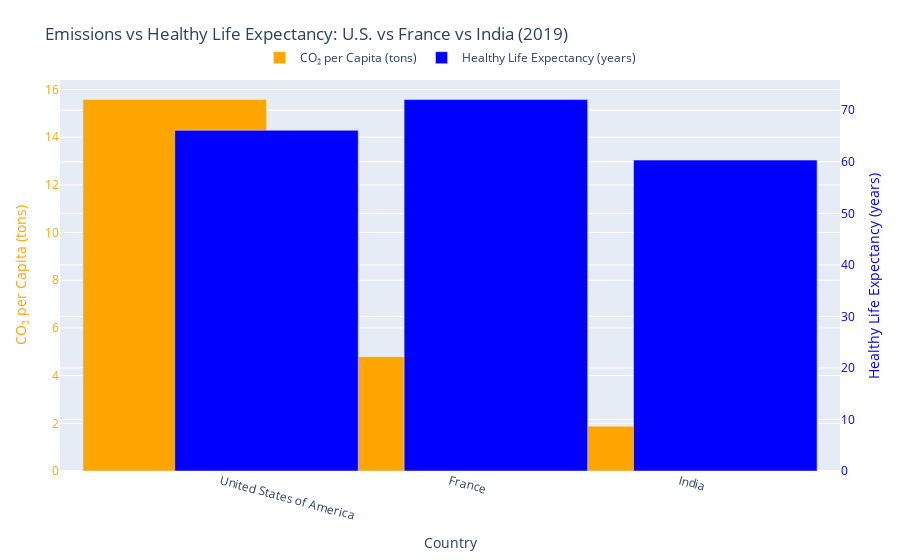

Source (notebook cell):
### Code cell
import pandas as pd
import plotly.graph_objects as go
import numpy as np

# 1) Data inladen en voorbereiden
co2 = pd.read_csv('owid-co2-data.csv', usecols=['country','year','co2_per_capita'])
hale = pd.read_csv('C64284D_ALL_LATEST.csv')

# Harmoniseren landnaam
co2['country'] = co2['country'].replace({'United States':'United States of America'})

# Filter Healthy life expectancy
hale = (
    hale.loc[
        (hale['IND_NAME']=='Healthy life expectancy (at birth)') &
        (hale['DIM_SEX']=='TOTAL'),
        ['GEO_NAME_SHORT','DIM_TIME','AMOUNT_N']
    ]
    .rename(columns={
        'GEO_NAME_SHORT':'country',
        'DIM_TIME':'year',
        'AMOUNT_N':'healthy_life_expectancy'
    })
)

# Jaar als int, merge en filter voor 2019 + geselecteerde landen
co2['year'] = co2['year'].astype(int)
hale['year'] = hale['year'].astype(int)
merged = pd.merge(co2, hale, on=['country','year'], how='inner')

countries = [
    'United States of America',
    'France',
    'India'
]

df2019 = (
    merged
    .query("year == 2019 and country in @countries")
    .set_index('country')
    .loc[countries]
    .reset_index()
)

# 2) X-waarden en barbreedte
x = np.arange(len(countries))
width = 0.4

# 3) Bouw de interactieve figuur
fig = go.Figure()

# CO₂ per Capita (linker y-as)
fig.add_trace(go.Bar(
    x=x - width/2,
    y=df2019['co2_per_capita'],
    name='CO₂ per Capita (tons)',
    marker_color='orange',
    yaxis='y1',
    hovertemplate='CO₂: %{y} ton<extra></extra>'
))

# Healthy Life Expectancy (rechter y-as)
fig.add_trace(go.Bar(
    x=x + width/2,
    y=df2019['healthy_life_expectancy'],
    name='Healthy Life Expectancy (years)',
    marker_color='blue',
    yaxis='y2',
    hovertemplate='Gezonde levensverwachting: %{y} jaar<extra></extra>'
))

# 4) Layout met dubbele y-as en styling gelijk aan matplotlib
fig.update_layout(
    title="Emissions vs Healthy Life Expectancy: U.S. vs France vs India (2019)",
    xaxis=dict(
        tickmode='array',
        tickvals=x,
        ticktext=countries,
        tickangle=15,
        title='Country'
    ),
    yaxis=dict(
        title=dict(
            text='CO₂ per Capita (tons)',
            font=dict(color='orange')
        ),
        tickfont=dict(color='orange')
    ),
    yaxis2=dict(
        title=dict(
            text='Healthy Life Expectancy (years)',
            font=dict(color='blue')
        ),
        tickfont=dict(color='blue'),
        overlaying='y',
        side='right'
    ),
    legend=dict(
        orientation='h',
        yanchor='bottom',
        y=1.02,
        x=0.5,
        xanchor='center'
    ),
    bargap=0.2,
    margin=dict(t=80, b=50, l=60, r=60)
)

# 5) Toon interactieve grafiek
fig.show()

# Optioneel: exporteer naar standalone HTML
# fig.write_html("emissions_health_2019.html", include_plotlyjs='cdn')

### Figure 1 — Plotly figure (JSON) as saved in the notebook; plotly's stock layout.template omitted (floating-point values rounded to 4 significant figures)
{"data": [{"hovertemplate": "CO₂: %{y} ton<extra></extra>", "marker": {"color": "orange"}, "name": "CO₂ per Capita (tons)", "type": "bar", "x": [-0.2, 0.8, 1.8], "y": [15.58, 4.793, 1.881], "yaxis": "y"}, {"hovertemplate": "Gezonde levensverwachting: %{y} jaar<extra></extra>", "marker": {"color": "blue"}, "name": "Healthy Life Expectancy (years)", "type": "bar", "x": [0.2, 1.2, 2.2], "y": [66.12, 72.08, 60.33], "yaxis": "y2"}], "layout": {"bargap": 0.2, "legend": {"orientation": "h", "x": 0.5, "xanchor": "center", "y": 1.02, "yanchor": "bottom"}, "margin": {"b": 50, "l": 60, "r": 60, "t": 80}, "title": {"text": "Emissions vs Healthy Life Expectancy: U.S. vs France vs India (2019)"}, "xaxis": {"tickangle": 15, "tickmode": "array", "ticktext": ["United States of America", "France", "India"], "tickvals": [0, 1, 2], "title": {"text": "Country"}}, "yaxis": {"tickfont": {"color": "orange"}, "title": {"font": {"color": "orange"}, "text": "CO₂ per Capita (tons)"}}, "yaxis2": {"overlaying": "y", "side": "right", "tickfont": {"color": "blue"}, "title": {"font": {"color": "blue"}, "text": "Healthy Life Expectancy (years)"}}}}
